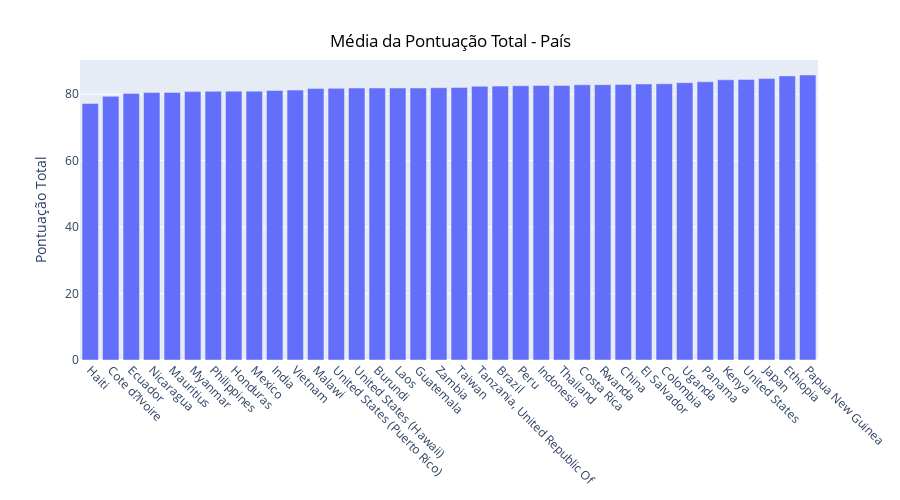

The code cell stored with this chart in its notebook:
### Code cell
df_ranking = df_coffee.groupby(by = 'Country.of.Origin').agg({'Total.Cup.Points':'mean'}).sort_values(by = 'Total.Cup.Points')

fig = px.bar(df_ranking,width=900, height=500)
fig.update_xaxes(tickangle=45)
fig.update_layout(
    xaxis_title=None,
    yaxis_title="Pontuação Total",
    showlegend=False,
    title={
    'text': 'Média da Pontuação Total - País',
    'y':0.93,
    'x':0.5,
    'font_color': 'black'}
    )
fig.show()

### Figure 1 — Plotly figure (JSON) as saved in the notebook; plotly's stock layout.template omitted (floating-point values rounded to 4 significant figures)
{"data": [{"alignmentgroup": "True", "hovertemplate": "variable=Total.Cup.Points<br>Country.of.Origin=%{x}<br>value=%{y}<extra></extra>", "legendgroup": "Total.Cup.Points", "marker": {"color": "#636efa", "pattern": {"shape": ""}}, "name": "Total.Cup.Points", "offsetgroup": "Total.Cup.Points", "orientation": "v", "showlegend": true, "textposition": "auto", "type": "bar", "x": ["Haiti", "Cote d?Ivoire", "Ecuador", "Nicaragua", "Mauritius", "Myanmar", "Philippines", "Honduras", "Mexico", "India", "Vietnam", "Malawi", "United States (Puerto Rico)", "United States (Hawaii)", "Burundi", "Laos", "Guatemala", "Zambia", "Taiwan", "Tanzania, United Republic Of", "Brazil", "Peru", "Indonesia", "Thailand", "Costa Rica", "Rwanda", "China", "El Salvador", "Colombia", "Uganda", "Panama", "Kenya", "United States", "Japan", "Ethiopia", "Papua New Guinea"], "xaxis": "x", "y": [77.18, 79.33, 80.22, 80.46, 80.5, 80.75, 80.83, 80.88, 80.89, 81.08, 81.21, 81.71, 81.73, 81.82, 81.83, 81.83, 81.85, 81.92, 82.0, 82.37, 82.41, 82.53, 82.57, 82.57, 82.79, 82.83, 82.93, 83.05, 83.11, 83.45, 83.71, 84.31, 84.43, 84.67, 85.48, 85.75], "yaxis": "y"}], "layout": {"barmode": "relative", "height": 500, "legend": {"title": {"text": "variable"}, "tracegroupgap": 0}, "margin": {"t": 60}, "showlegend": false, "title": {"font": {"color": "black"}, "text": "Média da Pontuação Total - País", "x": 0.5, "y": 0.93}, "width": 900, "xaxis": {"anchor": "y", "domain": [0, 1], "tickangle": 45, "title": {}}, "yaxis": {"anchor": "x", "domain": [0, 1], "title": {"text": "Pontuação Total"}}}}
